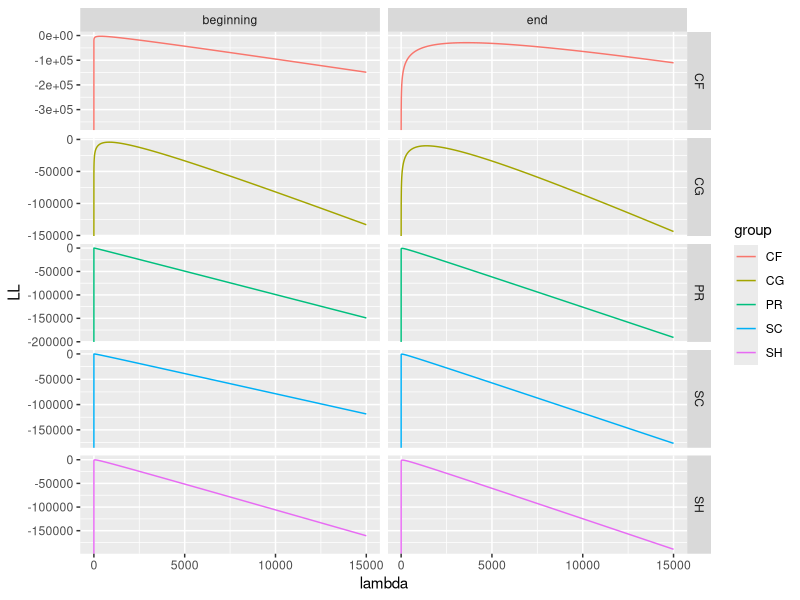

R code for this plot:
## ---- chunk 1
knitr::opts_chunk$set(echo = TRUE)
library(dplyr)
library(tidyverse)
## ---- chunk 2
#read in data 
beginning_end <- read.csv("beginning_end.csv")
## ---- chunk 3
#log likelihood evaluator

LL_eval <- function(data, lambda){
  sum(dpois(round(data$count), lambda = lambda, log = T))
}

LL_eval_for_specific_combo <- function(group, location_to_use){
  
    beginning_end |> subset(distinct_ffg == paste(group) & location == paste(location_to_use)) |>
    mutate(count = round(total_count)) -> obs
  
  lambda_list <- seq(0,15e3, by = 1)
  i <- 1
  LLs <- NULL
  
  for (lambda in lambda_list){
    LLs[i] <- LL_eval(obs, lambda)
    i <- i+1
  }
  
  return(cbind(data.frame(LL = LLs, lambda = lambda_list), 
               group = group, 
               location = location_to_use)
         )
}

LL_eval_for_specific_combo(group = "CG", location_to_use = "beginning")
LL_eval_for_specific_combo(group = "CG", location_to_use = "end")

expand.grid(group = unique(beginning_end$distinct_ffg),
            location_to_use = unique(beginning_end$location)
            ) -> Combos

AllLogLiks <- NULL

for (j in 1:nrow(Combos)){
  AllLogLiks[[j]] <-
    LL_eval_for_specific_combo(group = as.character(Combos[j,1]), 
                               location_to_use = as.character(Combos[j,2])
                               )
}

do.call(rbind, AllLogLiks) -> AllLogLiks

AllLogLiks |> ggplot(aes(x = lambda, y = LL, 
                         color = group)) + geom_line() + 
  facet_grid(group~location, scale = "free")

AllLogLiks |> group_by(group, location) |>
  mutate(MLE = case_when(LL == max(LL) ~ lambda,
                         LL != max(LL) ~ NA)) |>
  drop_na() |>
  select(MLE, group, location)

CIs <- NULL

for (i in 1:nrow(Combos)){
  
  AllLogLiks |> subset(group == Combos$group[i] & location == Combos$location_to_use[i]) |>
  subset(LL == max(LL)) -> MLE
  
  AllLogLiks |> subset(group == Combos$group[i] & location == Combos$location_to_use[i]) |>
  subset(abs(LL - max(LL)) < 1.92) |>
  summarise(upper = max(lambda), lower = min(lambda)) -> CI
  
  rbind(CIs, data.frame(
    MLE = MLE$lambda, lower = CI$lower, upper = CI$upper, 
    group = Combos$group[i], 
    location = Combos$location_to_use[i])
        ) -> CIs
}

CIs
## ---- chunk 4
#plot confidence intervals

Confidence_Intervals <- CIs |> 
  group_by(location,group) |>
  ggplot(aes(x = as.factor(location), y = MLE, color = group, group = group)) + 
  geom_point(size = 3) +
  geom_line() + 
  geom_errorbar(aes(ymin = lower, ymax = upper)) +
  labs(title = "Confidence Intervals for Abundance", 
       subtitle = "By Location and Functional Feeding Group",
       x = "location", 
       y = "abundance (lambda)", 
      colour = "Functional \nFeeding Group") +
  scale_colour_manual(values = c("CG" = "#f58c84", "CF" = "#dcc790", "PR" = "#65cceb", "SC" = "#c1b1f5", "SH" = "#f3a1df")) +
  facet_wrap(~group, scales = "free_y")
